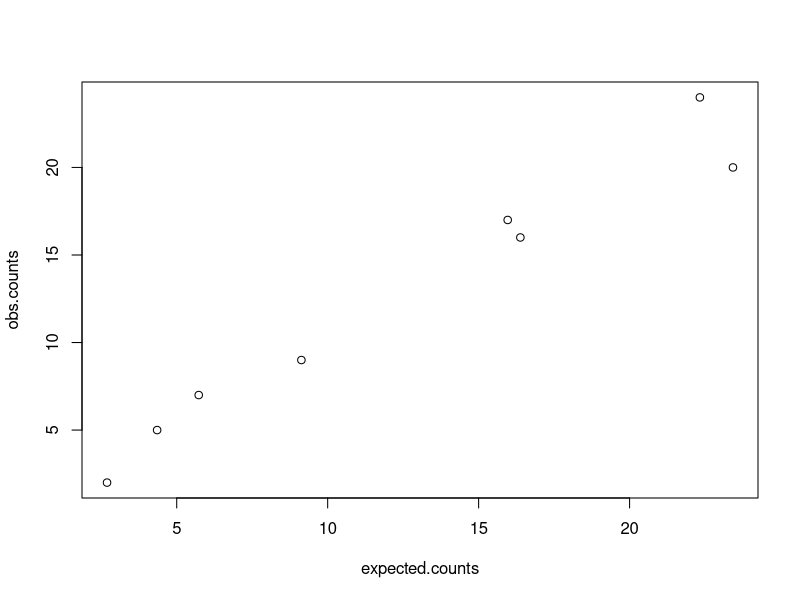

Write R code to recreate this figure.
############################################################
#Assignment 2 - 3d

#liklehood function for the estimate of lambda
negloglike.H1 <- function(guess, ntot, obs){
	  lambda=guess
		if(lambda<0){return(5000)}
		  else{
		    p1=exp(-lambda)
		    p2=(exp(-lambda)*lambda)
		    p3=((exp(-lambda)*lambda**2)/factorial(2))
		    p4=((exp(-lambda)*lambda**3)/factorial(3))
		    p5=((exp(-lambda)*lambda**4)/factorial(4))
		    p6=((exp(-lambda)*lambda**5)/factorial(5))
		    p7=((exp(-lambda)*lambda**6)/factorial(6))
		    p8=(1-sum(p1,p2,p3,p4,p5,p6,p7))
		    
		    pvec=c(p1,p2,p3,p4,p5,p6,p7,p8)
		    
		    negloglike <- -dmultinom(x=obs.counts, size=ntot, prob=pvec, log=TRUE)
		    
		  }
		return(negloglike)
		}
	


#Setup the observed data
y1=7
y2=16
y3=20
y4=24
y5=17
y6=9
y7=5
y8=2
obs.counts <- c(y1,y2,y3,y4,y5,y6,y7,y8)

#Set an initial guess for lambda
guess1 <- 0.5
#The number of quadrats
n=100
#Run optimize with the data and liklehood function.
#optimize() is just like optim(), but for when you only have 1 parameter to estimate
mlest = optimize(f=negloglike.H1, interval=0.001, ntot=n, obs=obs.counts, lower=0, upper=20)

#pull out the maximum likelood for lambda, and the log likelhood. 
#the log likelhood is negative from up above, so make it positive. 
lambdaMLE=mlest$minimum
lnMLE=mlest$objective*-1
print(lambdaMLE)
####################################################################
#Problem 3e, expected values
expected.counts=dpois(c(0,1,2,3,4,5,6), lambdaMLE) #Get probabilites for 1-6 trees/quadrat
expected.counts=c(expected.counts, 1-sum(expected.counts)) #Add on >= 7 trees
expected.counts=expected.counts*n #expected frequency

plot(obs.counts~expected.counts)

##################################################################################
#  3f, goodness of fit test

#The probabilites for a fully parameterized model
phats = obs.counts[-8]/n
phats = c(phats, 1-sum(phats)) #Add on >=7 trees

lnNullModel=dmultinom(x=obs.counts, size=n,prob=phats, log=TRUE)

Gsq= -2*(lnMLE - lnNullModel) #liklehood ratio. They are already ln, so we only need to subtract them. 
df=length(phats)-1-1   #number of parameters in fully parameterized model, minus 1 cause we don't estimate parameter 8, and minus 1 parameter from the lambda only model.
Gsq.crit <- qchisq(p=0.95,df)
pvalue <- 1-pchisq(Gsq,df)
print(pvalue)

###################################################################
#   3g

obs.counts=c(7,16,20,24,17,9,5,1,1) #number of counts for each type of quadrat
numTrees=0:8 #number of trees in each type of quadrat

meanX=sum(obs.counts*numTrees)/100 #Total number of trees / 100
print(meanX)

#########
#  3h
#
#Liklihood using neg binomial
negloglike_negbinomial.H1 <- function(guess, ntot, obs){
  lambda=guess
  if(lambda<0){return(5000)}
  else{
    #Probabilites for a neg binomial. 
    pvec=dnbinom(x=0:(length(obs)-2), size=ntot, mu=lambda)
    pvec=c(pvec, 1-sum(pvec))
    negloglike <- -dmultinom(x=obs.counts, size=ntot, prob=pvec, log=TRUE)
    
  }
  return(negloglike)
}

mlest = optimize(f=negloglike_negbinomial.H1, interval=0.001, ntot=n, obs=obs.counts, lower=0, upper=20)

#pull out the maximum likelood for lambda, and the log likelhood. 
#the log likelhood is negative from up above, so make it positive. 
lambdaMLE=mlest$minimum
lnMLE=mlest$objective*-1
print(lambdaMLE)

#The probabilites for a fully parameterized model
phats = obs.counts[-8]/n
phats = c(phats, 1-sum(phats)) #Add on >=7 trees

lnNullModel=dmultinom(x=obs.counts, size=n,prob=phats, log=TRUE)

Gsq= -2*(lnMLE - lnNullModel) #liklehood ratio. They are already ln, so we only need to subtract them. 
df=length(phats)-1-1   #number of parameters in fully parameterized model, minus 1 cause we don't estimate teh final, minus 1 from the lambda only model.
Gsq.crit <- qchisq(p=0.95,df)
pvalue <- 1-pchisq(Gsq,df)
print(pvalue)
